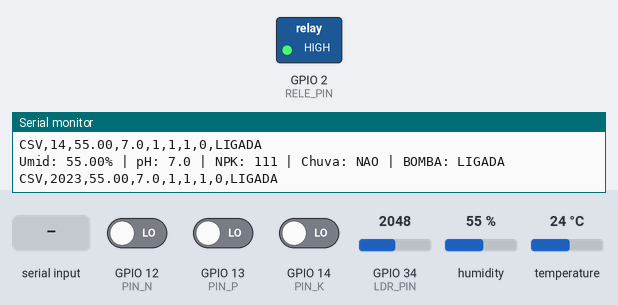
A sketch run on a simulated ESP32. On the bench: switched loads named in the sketch (green lamp = pin HIGH), the last lines printed to the serial monitor. The inputs (shaded band) are chosen by the test bench; at power-on: GPIO 12 (PIN_N) LOW, GPIO 13 (PIN_P) LOW, GPIO 14 (PIN_K) LOW, GPIO 34 (LDR_PIN) = 2048, humidity 55 %, temperature 24 °C.

Above: at 2.8 s.
2.9 s: "C" received over Serial
At 5.2 s:
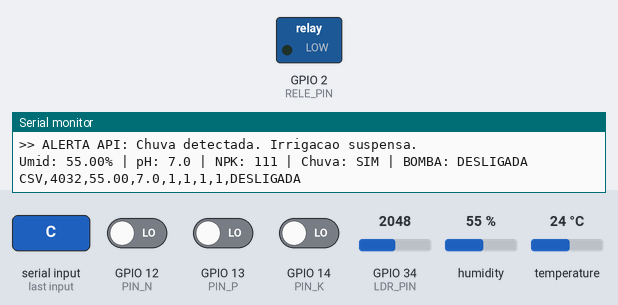
5.6 s: "S" received over Serial
At 7.2 s:
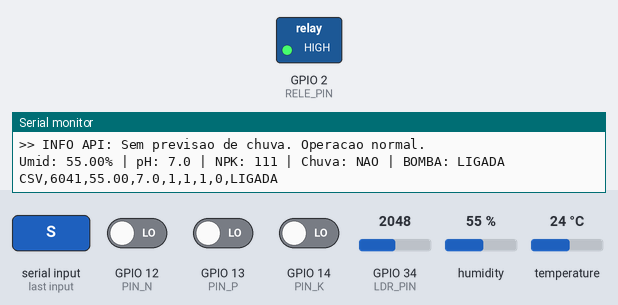
8.3 s: "c" received over Serial
At 10.9 s:
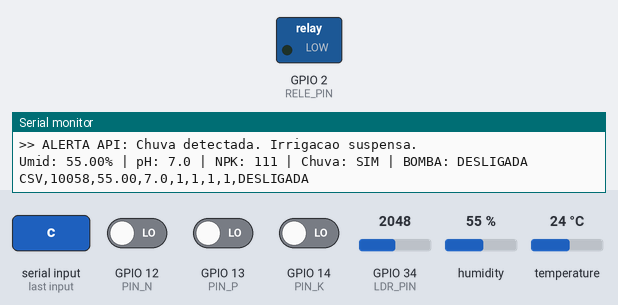
11.5 s: "s" received over Serial
At 12.8 s:
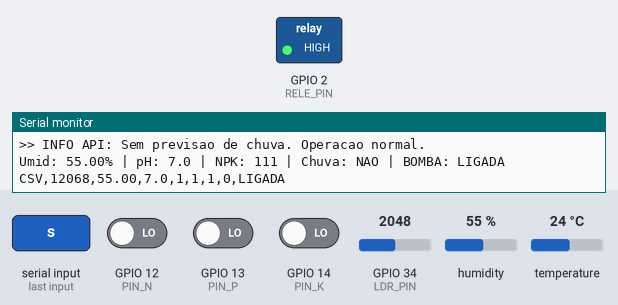
Timing chart, 0 to 14.5 s (numbered marks = the images above; inputs shaded):
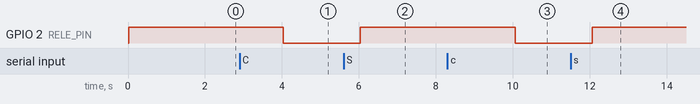

The sketch:

sketch.ino
```cpp
#include "DHT.h"

// --- 1. CONFIGURAÇÃO DE HARDWARE ---
#define DHTPIN 15
#define DHTTYPE DHT22
#define LDR_PIN 34
#define PIN_N 12
#define PIN_P 13
#define PIN_K 14
#define RELE_PIN 2

DHT dht(DHTPIN, DHTTYPE);

// --- 2. VARIÁVEIS DE CONTROLE ---
bool chuvaPrevista = false;
const float UMIDADE_MINIMA = 60.0;
const float PH_MIN = 6.0;
const float PH_MAX = 6.5;

void setup() {
  Serial.begin(115200);
  dht.begin();

  // Configura botões com Pull-up interno
  pinMode(PIN_N, INPUT_PULLUP);
  pinMode(PIN_P, INPUT_PULLUP);
  pinMode(PIN_K, INPUT_PULLUP);

  pinMode(RELE_PIN, OUTPUT);

  Serial.println("--- FarmTech Solutions: Sistema C++ Iniciado ---");
  Serial.println("Comandos Serial: 'C' para Chuva, 'S' para Sol");
  Serial.println("CSV_HEADER,timestamp_ms,umidade,ph,n_ok,p_ok,k_ok,chuva_prevista,bomba");
}

void loop() {
  // A. Verificar Entrada Serial (Integração Python API)
  if (Serial.available() > 0) {
    char comando = Serial.read();
    if (comando == 'C' || comando == 'c') {
      chuvaPrevista = true;
      Serial.println("\n>> ALERTA API: Chuva detectada. Irrigacao suspensa.");
    } else if (comando == 'S' || comando == 's') {
      chuvaPrevista = false;
      Serial.println("\n>> INFO API: Sem previsao de chuva. Operacao normal.");
    }
  }

  // B. Leitura dos Sensores
  float umid = dht.readHumidity();

  int leituraLDR = analogRead(LDR_PIN);
  // Mapeia 0-4095 para pH 0.0-14.0
  float ph = (leituraLDR / 4095.0) * 14.0;

  // Botões (LOW = Pressionado/Nutriente OK)
  bool n_ok = digitalRead(PIN_N) == LOW;
  bool p_ok = digitalRead(PIN_P) == LOW;
  bool k_ok = digitalRead(PIN_K) == LOW;

  // C. Lógica de Decisão
  bool soloSeco = umid < UMIDADE_MINIMA;
  bool phRuim = (ph < PH_MIN || ph > PH_MAX);
  bool faltaNutriente = (!n_ok || !p_ok || !k_ok);

  // Aciona se houver erro E não for chover
  if ((soloSeco || phRuim || faltaNutriente) && !chuvaPrevista) {
    digitalWrite(RELE_PIN, HIGH);
    imprimirStatus(umid, ph, n_ok, p_ok, k_ok, "LIGADA");
    imprimirCsv(umid, ph, n_ok, p_ok, k_ok, "LIGADA");
  } else {
    digitalWrite(RELE_PIN, LOW);
    imprimirStatus(umid, ph, n_ok, p_ok, k_ok, "DESLIGADA");
    imprimirCsv(umid, ph, n_ok, p_ok, k_ok, "DESLIGADA");
  }

  delay(2000); // Aguarda 2 segundos para próxima leitura
}

// Função auxiliar para limpar o Monitor Serial
void imprimirStatus(float u, float p, bool n, bool phos, bool k, String st) {
  Serial.print("Umid: "); Serial.print(u); Serial.print("% | ");
  Serial.print("pH: "); Serial.print(p, 1); Serial.print(" | ");
  Serial.print("NPK: "); Serial.print(n); Serial.print(phos); Serial.print(k);
  Serial.print(" | Chuva: "); Serial.print(chuvaPrevista ? "SIM" : "NAO");
  Serial.print(" | BOMBA: "); Serial.println(st);
}

// Linha estruturada para o script Python gravar em CSV
void imprimirCsv(float u, float p, bool n, bool phos, bool k, String st) {
  Serial.print("CSV,");
  Serial.print(millis()); Serial.print(",");
  Serial.print(u); Serial.print(",");
  Serial.print(p, 1); Serial.print(",");
  Serial.print(n ? 1 : 0); Serial.print(",");
  Serial.print(phos ? 1 : 0); Serial.print(",");
  Serial.print(k ? 1 : 0); Serial.print(",");
  Serial.print(chuvaPrevista ? 1 : 0); Serial.print(",");
  Serial.println(st);
}
```

Measured:
- after the input at 2.9 s, GPIO 2 (RELE_PIN): HIGH → LOW after 1.1 s
- after the input at 5.6 s, GPIO 2 (RELE_PIN): LOW → HIGH after 0.44 s
- after the input at 8.3 s, GPIO 2 (RELE_PIN): HIGH → LOW after 1.8 s
- after the input at 11.5 s, GPIO 2 (RELE_PIN): LOW → HIGH after 0.57 s
